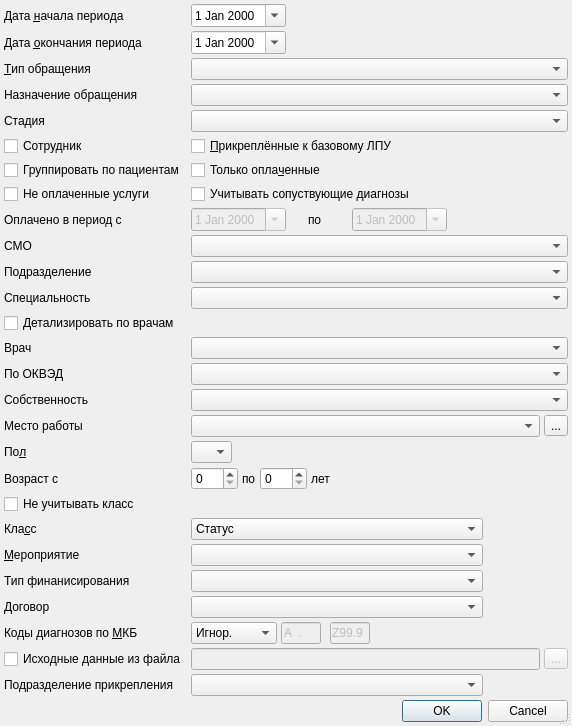
<?xml version="1.0" encoding="UTF-8"?>
<ui version="4.0">
 <class>ReportSetupDialog</class>
 <widget class="QDialog" name="ReportSetupDialog">
  <property name="windowModality">
   <enum>Qt::ApplicationModal</enum>
  </property>
  <property name="geometry">
   <rect>
    <x>0</x>
    <y>0</y>
    <width>572</width>
    <height>668</height>
   </rect>
  </property>
  <property name="sizePolicy">
   <sizepolicy hsizetype="Preferred" vsizetype="Maximum">
    <horstretch>0</horstretch>
    <verstretch>0</verstretch>
   </sizepolicy>
  </property>
  <property name="windowTitle">
   <string>параметры отчёта</string>
  </property>
  <property name="sizeGripEnabled">
   <bool>true</bool>
  </property>
  <property name="modal">
   <bool>true</bool>
  </property>
  <layout class="QGridLayout" name="gridLayout">
   <property name="margin">
    <number>4</number>
   </property>
   <property name="spacing">
    <number>4</number>
   </property>
   <item row="0" column="0">
    <widget class="QLabel" name="lblBegDate">
     <property name="text">
      <string>Дата &amp;начала периода</string>
     </property>
     <property name="buddy">
      <cstring>edtBegDate</cstring>
     </property>
    </widget>
   </item>
   <item row="9" column="4">
    <widget class="QLabel" name="lblEndPayDate">
     <property name="text">
      <string>по</string>
     </property>
     <property name="buddy">
      <cstring>edtEndPayDate</cstring>
     </property>
    </widget>
   </item>
   <item row="5" column="1" colspan="9">
    <widget class="QCheckBox" name="chkOnlyPermanentAttach">
     <property name="text">
      <string>&amp;Прикреплённые к базовому ЛПУ</string>
     </property>
    </widget>
   </item>
   <item row="9" column="1" colspan="3">
    <widget class="CDateEdit" name="edtBegPayDate">
     <property name="enabled">
      <bool>false</bool>
     </property>
     <property name="sizePolicy">
      <sizepolicy hsizetype="Maximum" vsizetype="Fixed">
       <horstretch>0</horstretch>
       <verstretch>0</verstretch>
      </sizepolicy>
     </property>
     <property name="calendarPopup">
      <bool>true</bool>
     </property>
    </widget>
   </item>
   <item row="27" column="1" colspan="2">
    <widget class="QComboBox" name="cmbMKBFilter">
     <item>
      <property name="text">
       <string>Игнор.</string>
      </property>
     </item>
     <item>
      <property name="text">
       <string>Интервал</string>
      </property>
     </item>
    </widget>
   </item>
   <item row="24" column="8" colspan="2">
    <spacer name="spcActionType">
     <property name="orientation">
      <enum>Qt::Horizontal</enum>
     </property>
     <property name="sizeHint" stdset="0">
      <size>
       <width>81</width>
       <height>20</height>
      </size>
     </property>
    </spacer>
   </item>
   <item row="7" column="1" colspan="9">
    <widget class="QCheckBox" name="chkOnlyPayedEvents">
     <property name="text">
      <string>Только опла&amp;ченные</string>
     </property>
    </widget>
   </item>
   <item row="21" column="1" colspan="5">
    <widget class="QFrame" name="frmAge">
     <property name="frameShape">
      <enum>QFrame::NoFrame</enum>
     </property>
     <property name="frameShadow">
      <enum>QFrame::Raised</enum>
     </property>
     <layout class="QHBoxLayout">
      <property name="spacing">
       <number>4</number>
      </property>
      <property name="margin">
       <number>0</number>
      </property>
      <item>
       <widget class="QSpinBox" name="edtAgeFrom">
        <property name="sizePolicy">
         <sizepolicy hsizetype="Maximum" vsizetype="Fixed">
          <horstretch>0</horstretch>
          <verstretch>0</verstretch>
         </sizepolicy>
        </property>
        <property name="maximum">
         <number>150</number>
        </property>
       </widget>
      </item>
      <item>
       <widget class="QLabel" name="lblAgeTo">
        <property name="sizePolicy">
         <sizepolicy hsizetype="Maximum" vsizetype="Preferred">
          <horstretch>0</horstretch>
          <verstretch>0</verstretch>
         </sizepolicy>
        </property>
        <property name="text">
         <string>по</string>
        </property>
        <property name="buddy">
         <cstring>edtAgeTo</cstring>
        </property>
       </widget>
      </item>
      <item>
       <widget class="QSpinBox" name="edtAgeTo">
        <property name="sizePolicy">
         <sizepolicy hsizetype="Maximum" vsizetype="Fixed">
          <horstretch>0</horstretch>
          <verstretch>0</verstretch>
         </sizepolicy>
        </property>
        <property name="maximum">
         <number>150</number>
        </property>
       </widget>
      </item>
      <item>
       <widget class="QLabel" name="lblAgeYears">
        <property name="text">
         <string>лет</string>
        </property>
        <property name="buddy">
         <cstring>edtAgeTo</cstring>
        </property>
       </widget>
      </item>
     </layout>
    </widget>
   </item>
   <item row="19" column="0">
    <widget class="QLabel" name="lblWorkOrganisation">
     <property name="text">
      <string>Место работы</string>
     </property>
    </widget>
   </item>
   <item row="24" column="1" colspan="7">
    <widget class="CActionTypeComboBox" name="cmbActionType"/>
   </item>
   <item row="21" column="0">
    <widget class="QLabel" name="lblAge">
     <property name="text">
      <string>Возраст с</string>
     </property>
     <property name="buddy">
      <cstring>edtAgeFrom</cstring>
     </property>
    </widget>
   </item>
   <item row="13" column="1" colspan="9">
    <widget class="COrgStructureComboBox" name="cmbOrgStructure"/>
   </item>
   <item row="9" column="6">
    <widget class="CDateEdit" name="edtEndPayDate">
     <property name="enabled">
      <bool>false</bool>
     </property>
     <property name="sizePolicy">
      <sizepolicy hsizetype="Maximum" vsizetype="Fixed">
       <horstretch>0</horstretch>
       <verstretch>0</verstretch>
      </sizepolicy>
     </property>
     <property name="calendarPopup">
      <bool>true</bool>
     </property>
    </widget>
   </item>
   <item row="12" column="0">
    <widget class="QLabel" name="lblInsurer">
     <property name="text">
      <string>СМО</string>
     </property>
    </widget>
   </item>
   <item row="1" column="0">
    <widget class="QLabel" name="lblEndDate">
     <property name="text">
      <string>Дата &amp;окончания периода</string>
     </property>
     <property name="buddy">
      <cstring>edtEndDate</cstring>
     </property>
    </widget>
   </item>
   <item row="23" column="0">
    <widget class="QLabel" name="lblActionTypeClass">
     <property name="text">
      <string>Кла&amp;сс</string>
     </property>
     <property name="buddy">
      <cstring>cmbActionTypeClass</cstring>
     </property>
    </widget>
   </item>
   <item row="4" column="1" colspan="9">
    <widget class="CRBComboBox" name="cmbStage"/>
   </item>
   <item row="8" column="1" colspan="9">
    <widget class="QCheckBox" name="chkDiagnosisType">
     <property name="text">
      <string>Учитывать сопуствующие диагнозы</string>
     </property>
    </widget>
   </item>
   <item row="14" column="0">
    <widget class="QLabel" name="lblSpeciality">
     <property name="text">
      <string>Специальность</string>
     </property>
    </widget>
   </item>
   <item row="12" column="1" colspan="9">
    <widget class="CInsurerComboBox" name="cmbInsurer"/>
   </item>
   <item row="20" column="2" colspan="8">
    <spacer>
     <property name="orientation">
      <enum>Qt::Horizontal</enum>
     </property>
     <property name="sizeHint" stdset="0">
      <size>
       <width>141</width>
       <height>20</height>
      </size>
     </property>
    </spacer>
   </item>
   <item row="17" column="0">
    <widget class="QLabel" name="lblWorkType">
     <property name="text">
      <string>По ОКВЭД</string>
     </property>
     <property name="buddy">
      <cstring>cmbWorkType</cstring>
     </property>
    </widget>
   </item>
   <item row="0" column="4" colspan="6">
    <spacer>
     <property name="orientation">
      <enum>Qt::Horizontal</enum>
     </property>
     <property name="sizeHint" stdset="0">
      <size>
       <width>61</width>
       <height>20</height>
      </size>
     </property>
    </spacer>
   </item>
   <item row="9" column="0">
    <widget class="QLabel" name="lblBegPayDate">
     <property name="text">
      <string>Оплачено в период с</string>
     </property>
     <property name="buddy">
      <cstring>edtBegPayDate</cstring>
     </property>
    </widget>
   </item>
   <item row="31" column="0" colspan="10">
    <widget class="QDialogButtonBox" name="buttonBox">
     <property name="orientation">
      <enum>Qt::Horizontal</enum>
     </property>
     <property name="standardButtons">
      <set>QDialogButtonBox::Cancel|QDialogButtonBox::Ok</set>
     </property>
    </widget>
   </item>
   <item row="24" column="0">
    <widget class="QLabel" name="lblActionType">
     <property name="text">
      <string>&amp;Мероприятие</string>
     </property>
     <property name="buddy">
      <cstring>cmbActionType</cstring>
     </property>
    </widget>
   </item>
   <item row="30" column="0" colspan="10">
    <spacer>
     <property name="orientation">
      <enum>Qt::Vertical</enum>
     </property>
     <property name="sizeHint" stdset="0">
      <size>
       <width>428</width>
       <height>16</height>
      </size>
     </property>
    </spacer>
   </item>
   <item row="22" column="0" colspan="10">
    <widget class="QCheckBox" name="chkActionClass">
     <property name="text">
      <string>Не учитывать класс</string>
     </property>
    </widget>
   </item>
   <item row="13" column="0">
    <widget class="QLabel" name="lblOrgStructure">
     <property name="text">
      <string>Подразделение</string>
     </property>
    </widget>
   </item>
   <item row="21" column="6" colspan="4">
    <spacer>
     <property name="orientation">
      <enum>Qt::Horizontal</enum>
     </property>
     <property name="sizeHint" stdset="0">
      <size>
       <width>40</width>
       <height>20</height>
      </size>
     </property>
    </spacer>
   </item>
   <item row="19" column="9">
    <widget class="QToolButton" name="btnSelectWorkOrganisation">
     <property name="text">
      <string>...</string>
     </property>
    </widget>
   </item>
   <item row="27" column="5" colspan="2">
    <widget class="CICDCodeEdit" name="edtMKBTo">
     <property name="enabled">
      <bool>false</bool>
     </property>
     <property name="sizePolicy">
      <sizepolicy hsizetype="Fixed" vsizetype="Fixed">
       <horstretch>0</horstretch>
       <verstretch>0</verstretch>
      </sizepolicy>
     </property>
     <property name="maximumSize">
      <size>
       <width>40</width>
       <height>16777215</height>
      </size>
     </property>
     <property name="inputMask">
      <string>a00.00; </string>
     </property>
     <property name="text">
      <string>Z99.9</string>
     </property>
     <property name="maxLength">
      <number>6</number>
     </property>
    </widget>
   </item>
   <item row="25" column="0">
    <widget class="QLabel" name="lblFinance">
     <property name="text">
      <string>Тип финанисирования</string>
     </property>
    </widget>
   </item>
   <item row="16" column="1" colspan="9">
    <widget class="CPersonComboBoxEx" name="cmbPerson"/>
   </item>
   <item row="25" column="1" colspan="7">
    <widget class="CRBComboBox" name="cmbFinance"/>
   </item>
   <item row="4" column="0">
    <widget class="QLabel" name="lblStage">
     <property name="text">
      <string>Стадия</string>
     </property>
     <property name="buddy">
      <cstring>cmbStage</cstring>
     </property>
    </widget>
   </item>
   <item row="20" column="0">
    <widget class="QLabel" name="lblSex">
     <property name="text">
      <string>По&amp;л</string>
     </property>
     <property name="buddy">
      <cstring>cmbSex</cstring>
     </property>
    </widget>
   </item>
   <item row="0" column="1" colspan="3">
    <widget class="CDateEdit" name="edtBegDate">
     <property name="sizePolicy">
      <sizepolicy hsizetype="Maximum" vsizetype="Fixed">
       <horstretch>0</horstretch>
       <verstretch>0</verstretch>
      </sizepolicy>
     </property>
     <property name="calendarPopup">
      <bool>true</bool>
     </property>
    </widget>
   </item>
   <item row="2" column="0">
    <widget class="QLabel" name="lblEventType">
     <property name="text">
      <string>&amp;Тип обращения</string>
     </property>
     <property name="buddy">
      <cstring>cmbEventType</cstring>
     </property>
    </widget>
   </item>
   <item row="16" column="0">
    <widget class="QLabel" name="lblPerson">
     <property name="text">
      <string>Врач</string>
     </property>
    </widget>
   </item>
   <item row="18" column="0">
    <widget class="QLabel" name="lblOwnership">
     <property name="text">
      <string>Собственность</string>
     </property>
     <property name="buddy">
      <cstring>cmbOwnership</cstring>
     </property>
    </widget>
   </item>
   <item row="1" column="4" colspan="6">
    <spacer>
     <property name="orientation">
      <enum>Qt::Horizontal</enum>
     </property>
     <property name="sizeHint" stdset="0">
      <size>
       <width>61</width>
       <height>20</height>
      </size>
     </property>
    </spacer>
   </item>
   <item row="27" column="0">
    <widget class="QLabel" name="lblMKBFilter">
     <property name="text">
      <string>Коды диагнозов по &amp;МКБ</string>
     </property>
     <property name="buddy">
      <cstring>cmbMKBFilter</cstring>
     </property>
    </widget>
   </item>
   <item row="2" column="1" colspan="9">
    <widget class="CRBComboBox" name="cmbEventType"/>
   </item>
   <item row="27" column="3" colspan="2">
    <widget class="CICDCodeEdit" name="edtMKBFrom">
     <property name="enabled">
      <bool>false</bool>
     </property>
     <property name="sizePolicy">
      <sizepolicy hsizetype="Fixed" vsizetype="Fixed">
       <horstretch>0</horstretch>
       <verstretch>0</verstretch>
      </sizepolicy>
     </property>
     <property name="maximumSize">
      <size>
       <width>40</width>
       <height>16777215</height>
      </size>
     </property>
     <property name="inputMask">
      <string>a00.00; </string>
     </property>
     <property name="text">
      <string>A.</string>
     </property>
     <property name="maxLength">
      <number>6</number>
     </property>
    </widget>
   </item>
   <item row="17" column="1" colspan="9">
    <widget class="QComboBox" name="cmbWorkType"/>
   </item>
   <item row="15" column="0" colspan="10">
    <widget class="QCheckBox" name="chkDetailPerson">
     <property name="text">
      <string>Детализировать по врачам</string>
     </property>
    </widget>
   </item>
   <item row="27" column="7" colspan="3">
    <spacer name="spacerMKBFilter">
     <property name="orientation">
      <enum>Qt::Horizontal</enum>
     </property>
     <property name="sizeHint" stdset="0">
      <size>
       <width>117</width>
       <height>20</height>
      </size>
     </property>
    </spacer>
   </item>
   <item row="26" column="0">
    <widget class="QLabel" name="lblContract">
     <property name="text">
      <string>Договор</string>
     </property>
    </widget>
   </item>
   <item row="26" column="1" colspan="7">
    <widget class="CContractComboBox" name="cmbContract"/>
   </item>
   <item row="23" column="1" colspan="7">
    <widget class="QComboBox" name="cmbActionTypeClass">
     <item>
      <property name="text">
       <string>Статус</string>
      </property>
     </item>
     <item>
      <property name="text">
       <string>Диагностика</string>
      </property>
     </item>
     <item>
      <property name="text">
       <string>Лечение</string>
      </property>
     </item>
     <item>
      <property name="text">
       <string>Прочие мероприятия</string>
      </property>
     </item>
    </widget>
   </item>
   <item row="20" column="1">
    <widget class="QComboBox" name="cmbSex">
     <item>
      <property name="text">
       <string/>
      </property>
     </item>
     <item>
      <property name="text">
       <string>М</string>
      </property>
     </item>
     <item>
      <property name="text">
       <string>Ж</string>
      </property>
     </item>
    </widget>
   </item>
   <item row="1" column="1" colspan="3">
    <widget class="CDateEdit" name="edtEndDate">
     <property name="sizePolicy">
      <sizepolicy hsizetype="Maximum" vsizetype="Fixed">
       <horstretch>0</horstretch>
       <verstretch>0</verstretch>
      </sizepolicy>
     </property>
     <property name="calendarPopup">
      <bool>true</bool>
     </property>
    </widget>
   </item>
   <item row="18" column="1" colspan="9">
    <widget class="QComboBox" name="cmbOwnership">
     <item>
      <property name="text">
       <string/>
      </property>
     </item>
     <item>
      <property name="text">
       <string>Бюджетная</string>
      </property>
     </item>
     <item>
      <property name="text">
       <string>Частная</string>
      </property>
     </item>
     <item>
      <property name="text">
       <string>Смешенная</string>
      </property>
     </item>
    </widget>
   </item>
   <item row="23" column="8" colspan="2">
    <spacer name="spcActionTypeClass">
     <property name="orientation">
      <enum>Qt::Horizontal</enum>
     </property>
     <property name="sizeHint" stdset="0">
      <size>
       <width>31</width>
       <height>20</height>
      </size>
     </property>
    </spacer>
   </item>
   <item row="14" column="1" colspan="9">
    <widget class="CRBComboBox" name="cmbSpeciality"/>
   </item>
   <item row="19" column="1" colspan="8">
    <widget class="COrgComboBox" name="cmbWorkOrganisation"/>
   </item>
   <item row="8" column="0">
    <widget class="QCheckBox" name="chkOnlyNotPayedEvents">
     <property name="text">
      <string>Не оплаченные услуги</string>
     </property>
    </widget>
   </item>
   <item row="5" column="0">
    <widget class="QCheckBox" name="chkOnlyEmployee">
     <property name="text">
      <string>Сотрудник</string>
     </property>
    </widget>
   </item>
   <item row="7" column="0">
    <widget class="QCheckBox" name="chkGroupByClients">
     <property name="text">
      <string>Группировать по пациентам</string>
     </property>
    </widget>
   </item>
   <item row="3" column="1" colspan="9">
    <widget class="CRBComboBox" name="cmbEventPurpose"/>
   </item>
   <item row="3" column="0">
    <widget class="QLabel" name="lblEventPurpose">
     <property name="text">
      <string>Назначение обращения</string>
     </property>
     <property name="buddy">
      <cstring>cmbEventPurpose</cstring>
     </property>
    </widget>
   </item>
   <item row="28" column="9">
    <widget class="QToolButton" name="btnBrowseSourceDataFile">
     <property name="enabled">
      <bool>false</bool>
     </property>
     <property name="text">
      <string>...</string>
     </property>
    </widget>
   </item>
   <item row="28" column="1" colspan="8">
    <widget class="QLineEdit" name="edtSourceDataFileName">
     <property name="enabled">
      <bool>false</bool>
     </property>
    </widget>
   </item>
   <item row="28" column="0">
    <widget class="QCheckBox" name="chkIsDataFromFile">
     <property name="text">
      <string>Исходные данные из файла</string>
     </property>
    </widget>
   </item>
   <item row="29" column="0">
    <widget class="QLabel" name="lblOrgStrucutreAttachType">
     <property name="text">
      <string>Подразделение прикрепления</string>
     </property>
    </widget>
   </item>
   <item row="29" column="1" colspan="7">
    <widget class="COrgStructureComboBox" name="cmbOrgStructureAttachType"/>
   </item>
  </layout>
 </widget>
 <customwidgets>
  <customwidget>
   <class>CDateEdit</class>
   <extends>QDateEdit</extends>
   <header>library/DateEdit.h</header>
  </customwidget>
  <customwidget>
   <class>CRBComboBox</class>
   <extends>QComboBox</extends>
   <header>library/crbcombobox.h</header>
  </customwidget>
  <customwidget>
   <class>COrgStructureComboBox</class>
   <extends>QComboBox</extends>
   <header>Orgs/OrgStructComboBoxes</header>
  </customwidget>
  <customwidget>
   <class>COrgComboBox</class>
   <extends>QComboBox</extends>
   <header>Orgs/OrgComboBox.h</header>
  </customwidget>
  <customwidget>
   <class>CICDCodeEdit</class>
   <extends>QLineEdit</extends>
   <header>library/ICDCodeEdit.h</header>
  </customwidget>
  <customwidget>
   <class>CInsurerComboBox</class>
   <extends>QComboBox</extends>
   <header>Orgs/OrgComboBox.h</header>
  </customwidget>
  <customwidget>
   <class>CPersonComboBoxEx</class>
   <extends>QComboBox</extends>
   <header>Orgs/PersonComboBoxEx.h</header>
  </customwidget>
  <customwidget>
   <class>CContractComboBox</class>
   <extends>QComboBox</extends>
   <header>Accounting/ContractComboBox.h</header>
  </customwidget>
  <customwidget>
   <class>CActionTypeComboBox</class>
   <extends>QComboBox</extends>
   <header>Events/ActionTypeComboBox.h</header>
  </customwidget>
 </customwidgets>
 <tabstops>
  <tabstop>edtBegDate</tabstop>
  <tabstop>edtEndDate</tabstop>
  <tabstop>cmbEventType</tabstop>
  <tabstop>cmbStage</tabstop>
  <tabstop>chkOnlyPermanentAttach</tabstop>
  <tabstop>chkOnlyPayedEvents</tabstop>
  <tabstop>edtBegPayDate</tabstop>
  <tabstop>cmbInsurer</tabstop>
  <tabstop>cmbOrgStructure</tabstop>
  <tabstop>cmbSpeciality</tabstop>
  <tabstop>chkDetailPerson</tabstop>
  <tabstop>cmbPerson</tabstop>
  <tabstop>cmbWorkType</tabstop>
  <tabstop>cmbOwnership</tabstop>
  <tabstop>cmbWorkOrganisation</tabstop>
  <tabstop>btnSelectWorkOrganisation</tabstop>
  <tabstop>cmbSex</tabstop>
  <tabstop>edtAgeFrom</tabstop>
  <tabstop>edtAgeTo</tabstop>
  <tabstop>chkActionClass</tabstop>
  <tabstop>cmbActionTypeClass</tabstop>
  <tabstop>cmbActionType</tabstop>
  <tabstop>cmbFinance</tabstop>
  <tabstop>cmbMKBFilter</tabstop>
  <tabstop>edtMKBFrom</tabstop>
  <tabstop>edtMKBTo</tabstop>
  <tabstop>buttonBox</tabstop>
 </tabstops>
 <resources/>
 <connections>
  <connection>
   <sender>buttonBox</sender>
   <signal>accepted()</signal>
   <receiver>ReportSetupDialog</receiver>
   <slot>accept()</slot>
   <hints>
    <hint type="sourcelabel">
     <x>124</x>
     <y>743</y>
    </hint>
    <hint type="destinationlabel">
     <x>70</x>
     <y>270</y>
    </hint>
   </hints>
  </connection>
  <connection>
   <sender>buttonBox</sender>
   <signal>rejected()</signal>
   <receiver>ReportSetupDialog</receiver>
   <slot>reject()</slot>
   <hints>
    <hint type="sourcelabel">
     <x>237</x>
     <y>743</y>
    </hint>
    <hint type="destinationlabel">
     <x>279</x>
     <y>272</y>
    </hint>
   </hints>
  </connection>
  <connection>
   <sender>chkOnlyPayedEvents</sender>
   <signal>toggled(bool)</signal>
   <receiver>edtBegPayDate</receiver>
   <slot>setEnabled(bool)</slot>
   <hints>
    <hint type="sourcelabel">
     <x>411</x>
     <y>169</y>
    </hint>
    <hint type="destinationlabel">
     <x>275</x>
     <y>232</y>
    </hint>
   </hints>
  </connection>
  <connection>
   <sender>chkOnlyPayedEvents</sender>
   <signal>toggled(bool)</signal>
   <receiver>edtEndPayDate</receiver>
   <slot>setEnabled(bool)</slot>
   <hints>
    <hint type="sourcelabel">
     <x>411</x>
     <y>169</y>
    </hint>
    <hint type="destinationlabel">
     <x>475</x>
     <y>232</y>
    </hint>
   </hints>
  </connection>
  <connection>
   <sender>chkDetailPerson</sender>
   <signal>clicked(bool)</signal>
   <receiver>cmbPerson</receiver>
   <slot>setDisabled(bool)</slot>
   <hints>
    <hint type="sourcelabel">
     <x>134</x>
     <y>333</y>
    </hint>
    <hint type="destinationlabel">
     <x>354</x>
     <y>382</y>
    </hint>
   </hints>
  </connection>
  <connection>
   <sender>chkActionClass</sender>
   <signal>clicked(bool)</signal>
   <receiver>cmbActionTypeClass</receiver>
   <slot>setDisabled(bool)</slot>
   <hints>
    <hint type="sourcelabel">
     <x>98</x>
     <y>563</y>
    </hint>
    <hint type="destinationlabel">
     <x>341</x>
     <y>594</y>
    </hint>
   </hints>
  </connection>
  <connection>
   <sender>chkActionClass</sender>
   <signal>clicked(bool)</signal>
   <receiver>cmbActionType</receiver>
   <slot>setDisabled(bool)</slot>
   <hints>
    <hint type="sourcelabel">
     <x>64</x>
     <y>563</y>
    </hint>
    <hint type="destinationlabel">
     <x>346</x>
     <y>625</y>
    </hint>
   </hints>
  </connection>
 </connections>
</ui>
